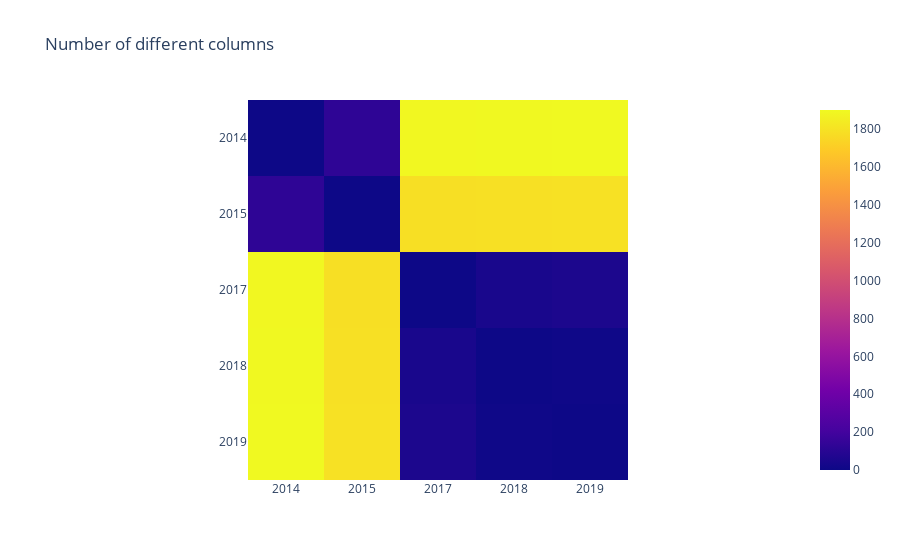

Write notebook code for a chart like this one.
### Code cell
headers = []
for tsv_path in tsv_paths_full:
    with open(tsv_path, "r") as f:
        headers.append(next(f).split("\t"))

headers = [set(h) for h in headers]

diffs = [[h1 ^ h2 for h2 in headers] for h1 in headers]
n_diffs = [[len(v) for v in row] for row in diffs]
names = [str(year) for year in range(2014, 2020) if year != 2016]
px.imshow(
    pd.DataFrame(n_diffs, index=names, columns=names),
    title="Number of different columns", height=800
)

### Figure 1 — Plotly figure (JSON) as saved in the notebook; plotly's stock layout.template omitted (floating-point values rounded to 4 significant figures)
{"data": [{"coloraxis": "coloraxis", "hovertemplate": "x: %{x}<br>y: %{y}<br>color: %{z}<extra></extra>", "name": "0", "type": "heatmap", "x": ["2014", "2015", "2017", "2018", "2019"], "xaxis": "x", "y": ["2014", "2015", "2017", "2018", "2019"], "yaxis": "y", "z": [[0, 123, 1891, 1895, 1901], [123, 0, 1784, 1788, 1794], [1891, 1784, 0, 46, 54], [1895, 1788, 46, 0, 8], [1901, 1794, 54, 8, 0]]}], "layout": {"autosize": true, "coloraxis": {"colorscale": [[0, "#0d0887"], [0.1111, "#46039f"], [0.2222, "#7201a8"], [0.3333, "#9c179e"], [0.4444, "#bd3786"], [0.5556, "#d8576b"], [0.6667, "#ed7953"], [0.7778, "#fb9f3a"], [0.8889, "#fdca26"], [1, "#f0f921"]]}, "title": {"text": "Number of different columns"}, "xaxis": {"anchor": "y", "autorange": true, "constrain": "domain", "domain": [0.2059, 0.7941], "range": [-0.5, 4.5], "scaleanchor": "y", "type": "category"}, "yaxis": {"anchor": "x", "autorange": true, "constrain": "domain", "domain": [0, 1], "range": [4.5, -0.5], "type": "category"}}}
